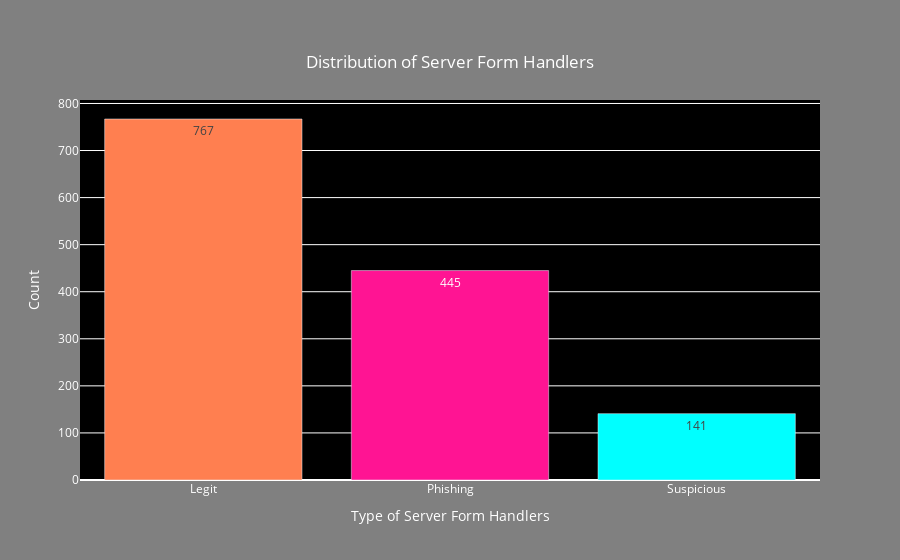

This figure's notebook cell:
### Markdown cell above
### Server Form Handlers - SFH

### Code cell
import pandas as pd
import plotly.graph_objs as go

# Using your DataFrame 'data' and 'SFH' as your column of interest
sfh_counts = data['SFH'].value_counts().rename(index={2: 'Legit', 1: 'Suspicious', 0: 'Phishing'})

colors = ['#FF7F50', '#FF1493', '#00FFFF']  # new colors for the histogram
labels = sfh_counts.index

# Using go.Bar to create a histogram
fig = go.Figure(data=[go.Bar(x=labels, y=sfh_counts.values, marker=dict(color=colors), text=sfh_counts.values, textposition='auto')])

fig.update_layout(
    title={
        'text': "Distribution of Server Form Handlers", 
        'x': 0.5,  # x=0.5 positions the title in the center of the chart
        'y': 0.9,  # y=0.9 positions the title a bit higher, closer to the top of the chart
        'xanchor': 'center',  # ensures the title will be centered at the specified x position
        'yanchor': 'top'  # ensures the title will be anchored at the top at the specified y position
    },
    plot_bgcolor='black',  # background color
    paper_bgcolor='gray',  # background color outside the plot
    font=dict(color='white'),  # font color
    xaxis_title="Type of Server Form Handlers",
    yaxis_title="Count"
)

fig.show()

### Figure 1 — Plotly figure (JSON) as saved in the notebook; plotly's stock layout.template omitted (floating-point values rounded to 4 significant figures)
{"data": [{"marker": {"color": ["#FF7F50", "#FF1493", "#00FFFF"]}, "text": [767, 445, 141], "textposition": "auto", "type": "bar", "x": ["Legit", "Phishing", "Suspicious"], "y": [767, 445, 141]}], "layout": {"font": {"color": "white"}, "paper_bgcolor": "gray", "plot_bgcolor": "black", "title": {"text": "Distribution of Server Form Handlers", "x": 0.5, "xanchor": "center", "y": 0.9, "yanchor": "top"}, "xaxis": {"title": {"text": "Type of Server Form Handlers"}}, "yaxis": {"title": {"text": "Count"}}}}
